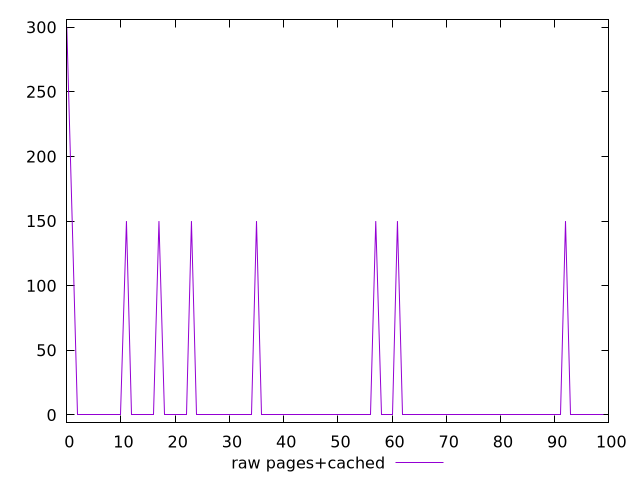

Here is the gnuplot script that generated this plot:
$_rawPagesCached <<EOF
300
150
0
0
0
0
0
0
0
0
0
150
0
0
0
0
0
150
0
0
0
0
0
150
0
0
0
0
0
0
0
0
0
0
0
150
0
0
0
0
0
0
0
0
0
0
0
0
0
0
0
0
0
0
0
0
0
150
0
0
0
150
0
0
0
0
0
0
0
0
0
0
0
0
0
0
0
0
0
0
0
0
0
0
0
0
0
0
0
0
0
0
150
0
0
0
0
0
0
0
EOF
set key outside below
set terminal pngcairo
set output "report_00005_2020-11-02T22-26-11.212Z/unused-css-rules/pages+cached//raw.png"
set yrange [-6:306]
plot $_rawPagesCached title "raw pages+cached" with line ,
